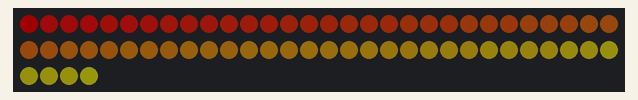
Bench run of a sketch on a simulated Teensy 3. Parts: 64 RGB LEDs in strip order, left to right, continuing on the next row. Dim RGB values are drawn brighter than linear.

Above: at 0.16 s.
At 4.74 s:
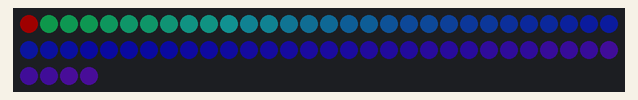
At 9.94 s:
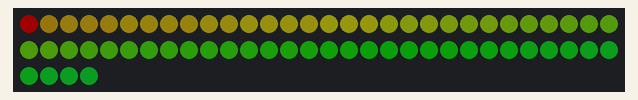
At 19.72 s:
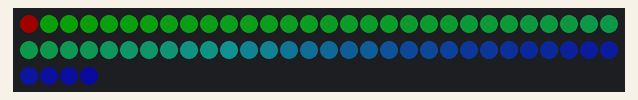
At 29.51 s:
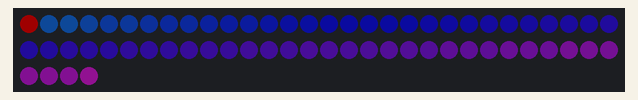
At 39.6 s:
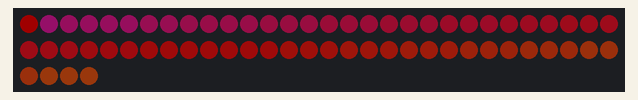

The sketch:

OctoWS2811Demo.ino
```cpp
#define USE_OCTOWS2811
#include <OctoWS2811.h>
#include <FastLED.h>

#define NUM_LEDS_PER_STRIP 64
#define NUM_STRIPS 8

CRGB leds[NUM_STRIPS * NUM_LEDS_PER_STRIP];

// Pin layouts on the teensy 3:
// OctoWS2811: 2,14,7,8,6,20,21,5

void setup() {
  LEDS.addLeds<OCTOWS2811>(leds, NUM_LEDS_PER_STRIP);
  LEDS.setBrightness(32);
}

void loop() {
  static uint8_t hue = 0;
  for(int i = 0; i < NUM_STRIPS; i++) {
    for(int j = 0; j < NUM_LEDS_PER_STRIP; j++) {
      leds[(i*NUM_LEDS_PER_STRIP) + j] = CHSV((32*i) + hue+j,192,255);
    }
  }

  // Set the first n leds on each strip to show which strip it is
  for(int i = 0; i < NUM_STRIPS; i++) {
    for(int j = 0; j <= i; j++) {
      leds[(i*NUM_LEDS_PER_STRIP) + j] = CRGB::Red;
    }
  }

  hue++;

  LEDS.show();
  LEDS.delay(10);
}
```
